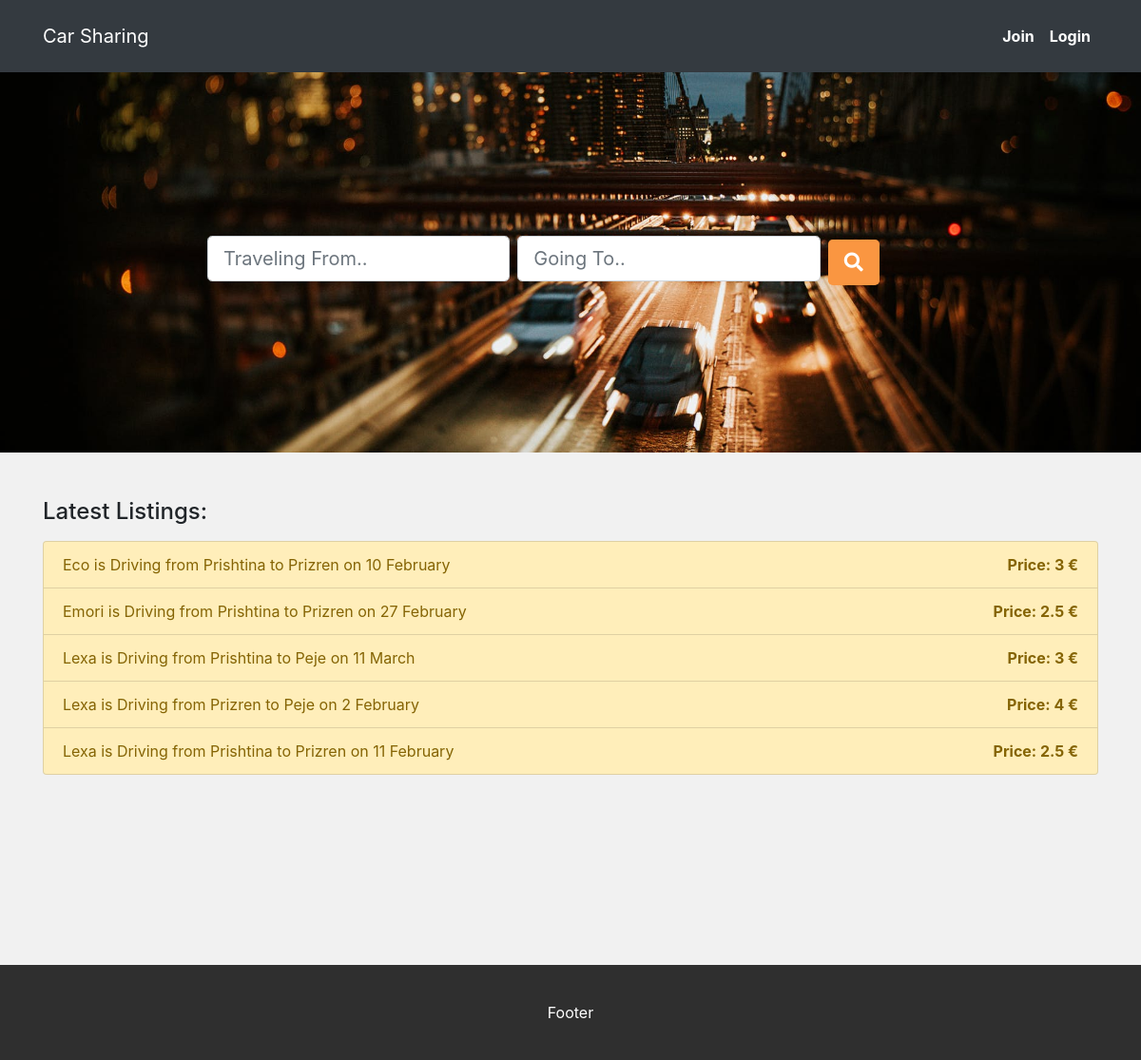
The app's page /, older data.
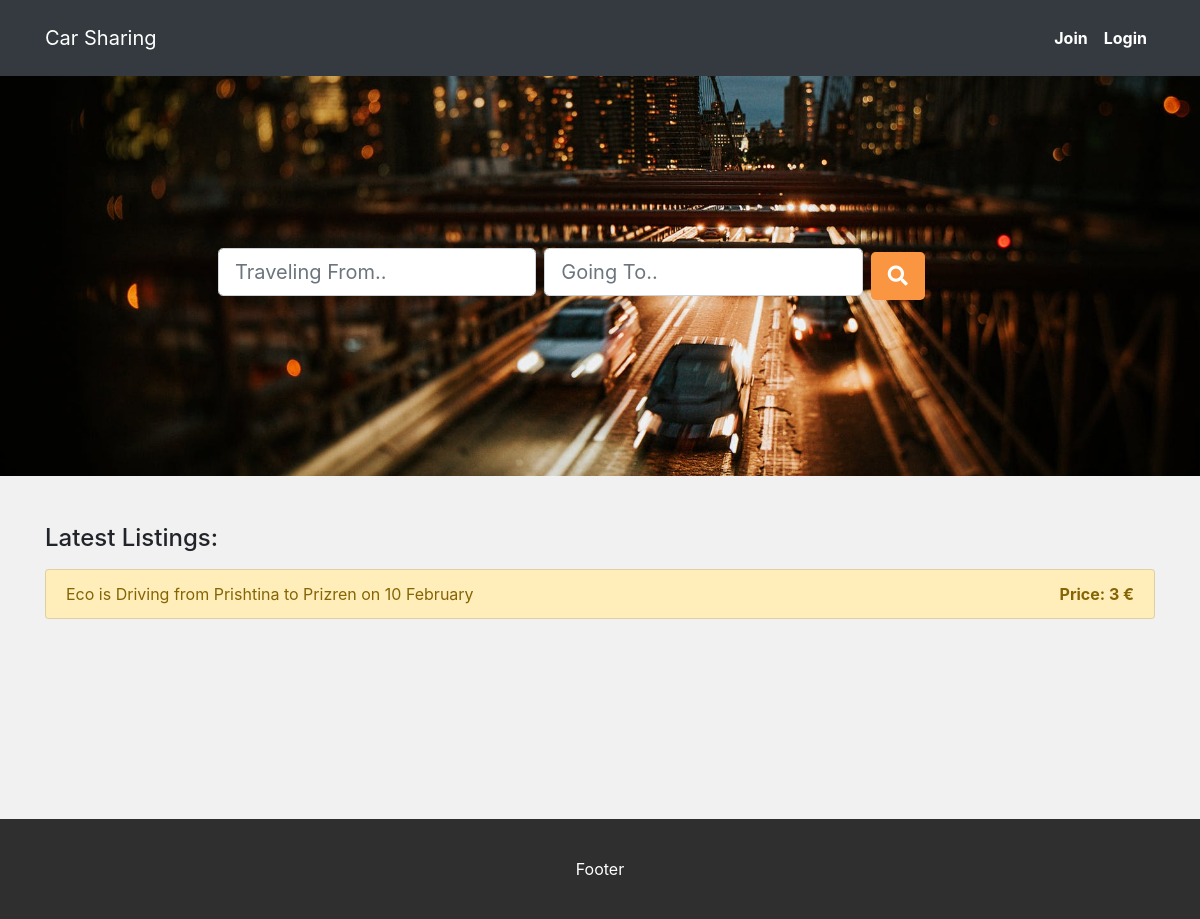
The same page, newer data.
### models.py (models this page shows, shortened)
class Listing(db.Model):
    __tablename__ = 'listings'
    id = db.Column(db.Integer, primary_key=True)
    user_id = db.Column(db.Integer, db.ForeignKey("users.id", ondelete="cascade", onupdate='cascade'), nullable=False)
    location_from = db.Column(db.String())
    location_to = db.Column(db.String())
    description = db.Column(db.String())
    date = db.Column(db.DateTime)
    price = db.Column(db.String)
    created_at = db.Column(db.DateTime, server_default=func.now())
    updated_at = db.Column(db.DateTime, server_default=func.now(), onupdate=func.now())
    user = db.relationship('User', foreign_keys=[user_id], backref="user_listings")
    users_request_this_listing = db.relationship('User', secondary=requests, lazy='dynamic', backref=db.backref('listings', lazy=True))

class User(db.Model):
    __tablename__ = 'users'
    id = db.Column(db.Integer, primary_key=True)
    first_name = db.Column(db.String(45))
    last_name = db.Column(db.String(45))
    email = db.Column(db.String(255))
    password = db.Column(db.String(255))
    created_at = db.Column(db.DateTime, server_default=func.now())
    updated_at = db.Column(db.DateTime, server_default=func.now(), onupdate=func.now())
    listings_requested_by_this_user = db.relationship('Listing', secondary=requests, lazy='dynamic',backref=db.backref('users', lazy=True))

### controller_functions.py (the view)
def landing_page():
    if ('user_id' in session):
        listings = Listing.query.order_by(Listing.updated_at.desc()).filter(Listing.user_id != session['user_id']).all()
        logged_in_user = User.query.filter_by(id=session['user_id']).first()
    else:
        listings = Listing.query.order_by(Listing.updated_at.desc()).all()
        logged_in_user = False
    for listing in listings:
        listing.month = listing.date.strftime("%B")
        listing.day = listing.date.day
    return render_template("index.html", listings=listings, logged_in_user=logged_in_user)

### templates/index.html
{% include 'includes/header.html' %}
<div id="main">
    <div id="banner">
        <form action="/search" method="get" class="form-inline">
            <input type="text" class="form-control form-control-lg mb-2 mr-sm-2 col-sm-5" name="from"
                placeholder="Traveling From..">
            <input type="text" class="form-control form-control-lg mb-2 mr-sm-2 col-sm-5" name="to"
                placeholder="Going To..">
            <button class="btn my-btn btn-lg"><i class="fas fa-search"></i></button>
        </form>
    </div>
    <div class="container my-5">
        <h4 class="mb-3">Latest Listings:</h3>
        <div class="list-group listing-group">
            {% for listing in listings %}
            <a href="/{{listing.id}}/details" class="list-group-item list-group-item-action list-group-item-warning">
                <div class="d-flex justify-content-between align-items-center">
                    <span>{{listing.user.first_name}} is {{listing.description}} on {{listing.day}} {{listing.month}} </span>
                    <span id="listing-price" class="ml-5">Price: {{listing.price}} &euro;</span>
                </div>
            </a>
            {% endfor %}
        </div>
    </div>
</div>
{% include 'includes/footer.html' %}

### templates/includes/header.html (shortened to what this page needs)
<!DOCTYPE html>
<html lang="en">
<head>
    <link rel="stylesheet" type="text/css" href="{{ url_for('static', filename='css/bootstrap.min.css') }}">
    <link rel="stylesheet" href="https://use.fontawesome.com/releases/v5.8.2/css/all.css"
>
    <link rel="stylesheet" type="text/css" href="{{ url_for('static', filename='css/style.css') }}">
</head>
<div id="wrapper">
<body>
    <div id="header" class="full-rel-left">
        <nav class="navbar navbar-expand-lg navbar-dark">
            <div class="container">
                <a href="/" class="navbar-brand">Car Sharing</a>
                <div class="collapse navbar-collapse justify-content-end" id="navbarSupportedContent">
                    <ul class="navbar-nav ml-auto nav-flex-icons">
                        {% if(logged_in_user) %}
                        <li class="nav-item active">
                            <a class="nav-link" href="/">Search Listing</a>
                        </li>
                        <!-- <li class="nav-item dropdown">
                            <a class="nav-link dropdown-toggle" data-toggle="dropdown" href="/notifications" aria-haspopup="true"
                                aria-expanded="true">
                                <span class="badge badge-danger ml-2">4</span>
                                <i class="fas fa-bell"></i>
                            </a>
                            <div class="dropdown-menu">
                                <a class="dropdown-item" href="#">notification.accepted</a>
                                <a class="dropdown-item" href="/profile">Add Listing</a>
                                <a class="dropdown-item" href="/">Search Listing</a>
                            </div>
                        </li> -->
                        <li class="nav-item active">
                            <a class="nav-link" href="/notifications">Notifications</a>
                        </li>
                        <li class="nav-item">
                            <a class="nav-link" href="/requests"><span class="badge badge-danger mr-1"></span>Requests</a>
                        </li>
                        <li class="nav-item dropdown">
                            <a class="nav-link dropdown-toggle" data-toggle="dropdown" role="button"
                                aria-haspopup="true" aria-expanded="false">{{logged_in_user.first_name}}</a>
                            <div class="dropdown-menu">
                                <a class="dropdown-item" href="/my-listings">My Listings</a>
                                <a class="dropdown-item" href="/profile">Add Listing</a>
                                <a class="dropdown-item" href="/">Search Listing</a>
                                <div class="dropdown-divider"></div>
                                <a class="dropdown-item" href="/logout">Logout</a>
                            </div>
                        </li>
                        {% else %}
                        <li class="nav-item active">
                            <a class="nav-link" href="/register">Join <span class="sr-only">(current)</span></a>
                        </li>
                        <li class="nav-item">
                            <a class="nav-link" href="/login">Login</a>
                        </li>
                        {% endif %}
                    </ul>
                </div>
            </div>
        </nav>
    </div>

### templates/includes/footer.html (shortened to what this page needs)
<footer class="page-footer" id="footer">
    Footer
</footer>
</div>
</body>
</html>

### static/css/style.css (style rules this page uses)
#wrapper { background-color: #f1f1f1; }
.full-rel-left { width: 100%; }
.my-btn { background-color: #fa9641; color: #fff; font-weight: bold; }
#header { padding: 10px 0; background-color: #343A40; }
.navbar-dark .navbar-nav .nav-link { color: #fff; font-weight: bolder; }
#banner { height: 25em; background-image: url("../img/traveling.jpeg"); background-position: center; background-repeat: no-repeat; background-size: cover; display: flex; align-items: center; justify-content: center }
#listing-price { font-weight: bolder; }
#footer { background-color: #2f2f2f; color: #fff; width: 100%; height: 100px; text-align: center; display: flex; align-items: center; justify-content: center; margin-top: 200px; }

Row changes from the older to the newer data that the page shows:
removed Listing: user.first_name "Emori", description "Driving from Prishtina to Prizren", day "27", month "February", price "2.5"
removed Listing: user.first_name "Lexa", description "Driving from Prishtina to Peje", day "11", month "March", price "3"
removed Listing: user.first_name "Lexa", description "Driving from Prizren to Peje", day "2", month "February", price "4"
removed Listing: user.first_name "Lexa", description "Driving from Prishtina to Prizren", day "11", month "February", price "2.5"
